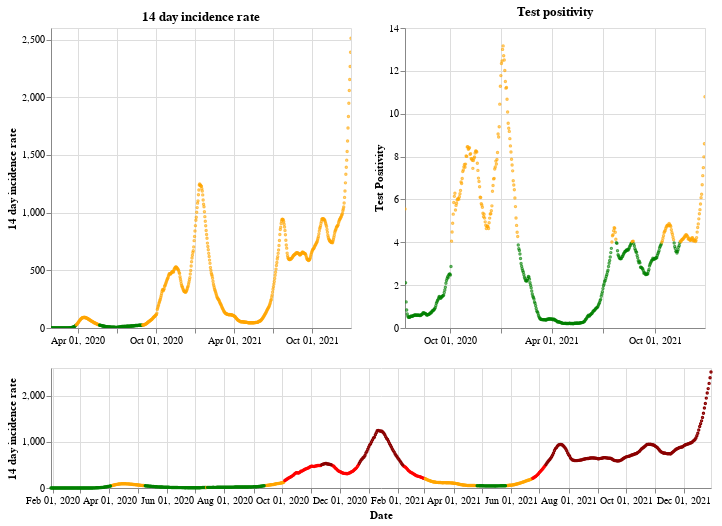

Write notebook code for a chart like this one.
### Markdown cell above
## England

### Code cell
plot_traffic_light('England')

### Figure 1 — Vega-Lite specification as saved in the notebook (floating-point values rounded to 4 significant figures; data arrays with more than 128 entries replaced by an {"elided": "..."} marker saying what was removed)
{"config": {"view": {"continuousWidth": 400, "continuousHeight": 300}}, "vconcat": [{"hconcat": [{"mark": {"type": "point", "size": 2}, "encoding": {"color": {"condition": {"value": "green", "test": "(datum.twoWeeklyCasesRate <= 25)"}, "value": "orange"}, "tooltip": [{"type": "nominal", "field": "areaName"}, {"type": "temporal", "field": "date"}, {"type": "quantitative", "field": "twoWeeklyCasesRate"}, {"type": "quantitative", "field": "testPositivity"}], "x": {"type": "temporal", "axis": {"title": ""}, "field": "date", "scale": {"domain": {"selection": "DateBrush"}}, "timeUnit": "yearmonthdate"}, "y": {"type": "quantitative", "axis": {"title": "14 day incidence rate"}, "field": "twoWeeklyCasesRate"}}, "title": "14 day incidence rate", "width": 300}, {"mark": {"type": "point", "size": 2}, "encoding": {"color": {"condition": {"value": "green", "test": "(datum.testPositivity <= 4)"}, "value": "orange"}, "tooltip": [{"type": "nominal", "field": "areaName"}, {"type": "temporal", "field": "date"}, {"type": "quantitative", "field": "twoWeeklyCasesRate"}, {"type": "quantitative", "field": "testPositivity"}], "x": {"type": "temporal", "axis": {"title": ""}, "field": "date", "scale": {"domain": {"selection": "DateBrush"}}, "timeUnit": "yearmonthdate"}, "y": {"type": "quantitative", "axis": {"title": "Test Positivity"}, "field": "testPositivity"}}, "title": "Test positivity", "width": 300}]}, {"layer": [{"mark": {"type": "point", "size": 2}, "encoding": {"color": {"condition": {"value": "orange", "test": "(((datum.testPositivity < 4) && (datum.twoWeeklyCasesRate >= 50)) && (datum.twoWeeklyCasesRate < 200))"}, "value": "red"}, "opacity": {"condition": {"value": 1, "test": "((datum.twoWeeklyCasesRate >= 50) && (datum.twoWeeklyCasesRate < 500))"}, "value": 0}, "tooltip": [{"type": "nominal", "field": "areaName"}, {"type": "temporal", "field": "date"}, {"type": "quantitative", "field": "twoWeeklyCasesRate"}, {"type": "quantitative", "field": "testPositivity"}], "x": {"type": "temporal", "axis": {"title": "Date"}, "field": "date", "timeUnit": "yearmonthdate"}, "y": {"type": "quantitative", "axis": {"title": "14 day incidence rate"}, "field": "twoWeeklyCasesRate"}}, "selection": {"DateBrush": {"type": "interval", "encodings": ["x"], "fields": ["Time"]}}}, {"mark": {"type": "point", "size": 2}, "encoding": {"color": {"value": "darkred"}, "opacity": {"condition": {"value": 1, "test": "(datum.twoWeeklyCasesRate >= 500)"}, "value": 0}, "tooltip": [{"type": "nominal", "field": "areaName"}, {"type": "temporal", "field": "date"}, {"type": "quantitative", "field": "twoWeeklyCasesRate"}, {"type": "quantitative", "field": "testPositivity"}], "x": {"type": "temporal", "axis": {"title": "Date"}, "field": "date", "timeUnit": "yearmonthdate"}, "y": {"type": "quantitative", "axis": {"title": "14 day incidence rate"}, "field": "twoWeeklyCasesRate"}}}, {"mark": {"type": "point", "size": 2}, "encoding": {"color": {"condition": {"value": "green", "test": "((datum.testPositivity < 4) && (datum.twoWeeklyCasesRate < 50))"}, "value": "orange"}, "opacity": {"condition": {"value": 1, "test": "(datum.twoWeeklyCasesRate < 50)"}, "value": 0}, "tooltip": [{"type": "nominal", "field": "areaName"}, {"type": "temporal", "field": "date"}, {"type": "quantitative", "field": "twoWeeklyCasesRate"}, {"type": "quantitative", "field": "testPositivity"}], "x": {"type": "temporal", "axis": {"title": "Date"}, "field": "date", "timeUnit": "yearmonthdate"}, "y": {"type": "quantitative", "axis": {"title": "14 day incidence rate"}, "field": "twoWeeklyCasesRate"}}}], "height": 120, "width": 660}], "data": {"name": "data-2325a7f3539ddc3643d63e838dd641a6"}, "$schema": "https://vega.github.io/schema/vega-lite/v4.8.1.json", "datasets": {"data-2325a7f3539ddc3643d63e838dd641a6": {"elided": "701 records"}}}
